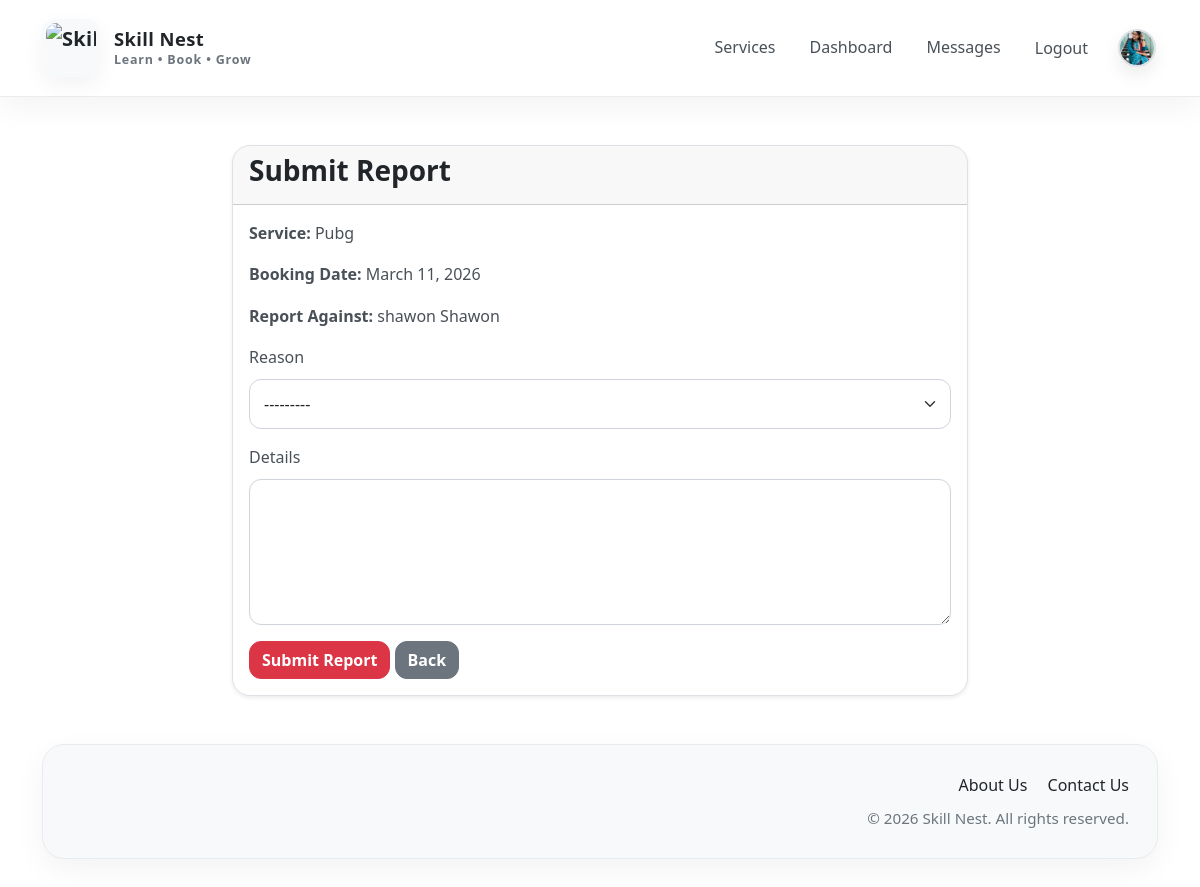
The app's page /reports/submit/1/ (signed in) with its own data.
### accounts/models.py (models this page shows, shortened)
class User(AbstractUser):
    ROLE_CHOICES = (
        ('learner', 'Learner'),
        ('provider', 'Provider'),
        ('admin_user', 'Admin User'),
    )
    role = models.CharField(max_length=20, choices=ROLE_CHOICES, default='learner')
    email = models.EmailField(unique=True)
    division = models.CharField(max_length=100, blank=True)
    city = models.CharField(max_length=100, blank=True)
    area = models.CharField(max_length=100, blank=True)
    address = models.TextField(blank=True)
    phone = models.CharField(max_length=20, blank=True)
    profile_picture = models.ImageField(upload_to='profiles/', blank=True, null=True)
    is_provider_verified = models.BooleanField(default=False)
    is_suspended = models.BooleanField(default=False)
    temporary_password_sent = models.BooleanField(default=False)
    USERNAME_FIELD = 'email'
    REQUIRED_FIELDS = ['username']

### bookings/models.py (models this page shows, shortened)
class Booking(models.Model):
    STATUS_CHOICES = (
        ('pending', 'Pending'),
        ('confirmed', 'Confirmed'),
        ('completed', 'Completed'),
        ('cancelled', 'Cancelled'),
        ('rejected', 'Rejected'),
    )
    learner = models.ForeignKey(
        settings.AUTH_USER_MODEL,
        on_delete=models.CASCADE,
        related_name='learner_bookings'
    )
    provider = models.ForeignKey(
        settings.AUTH_USER_MODEL,
        on_delete=models.CASCADE,
        related_name='provider_bookings'
    )
    service = models.ForeignKey(
        Service,
        on_delete=models.CASCADE,
        related_name='bookings'
    )
    booking_date = models.DateField()
    booking_time = models.TimeField()
    status = models.CharField(max_length=20, choices=STATUS_CHOICES, default='pending')
    notes = models.TextField(blank=True)
    created_at = models.DateTimeField(auto_now_add=True)

### services/models.py (models this page shows, shortened)
class Service(models.Model):
    provider = models.ForeignKey(settings.AUTH_USER_MODEL, on_delete=models.CASCADE, related_name='services')
    category = models.ForeignKey(ServiceCategory, on_delete=models.SET_NULL, null=True, related_name='services')
    title = models.CharField(max_length=200)
    description = models.TextField()
    price = models.DecimalField(max_digits=10, decimal_places=2)
    duration_minutes = models.PositiveIntegerField()
    division = models.CharField(max_length=100)
    city = models.CharField(max_length=100)
    area = models.CharField(max_length=100)
    address = models.TextField()
    image = models.ImageField(upload_to='services/', blank=True, null=True)
    is_active = models.BooleanField(default=True)
    created_at = models.DateTimeField(auto_now_add=True)
    updated_at = models.DateTimeField(auto_now=True)
    class Meta:
        ordering = ['-created_at']

### reports/views.py (the view, shortened to what this page needs)
# urls.py: path('submit/<int:booking_id>/', submit_report, name='submit_report'),
@login_required
def submit_report(request, booking_id):
    if request.user.role == 'learner':
        booking = get_object_or_404(
            Booking,
            id=booking_id,
            learner=request.user,
            status='completed'
        )
        reported_user = booking.provider
    elif request.user.role == 'provider':
        booking = get_object_or_404(
            Booking,
            id=booking_id,
            provider=request.user,
            status='completed'
        )
        reported_user = booking.learner
    else:
        messages.error(request, 'Only learners and providers can submit reports.')
        return redirect('dashboard_redirect')
    form = ReportForm(request.POST or None)
    return render(request, 'reports/submit_report.html', {
        'form': form,
        'booking': booking,
        'reported_user': reported_user,
    })

### reports/forms.py
class ReportForm(forms.ModelForm):
    class Meta:
        model = Report
        fields = ['reason', 'details']
        widgets = {
            'reason': forms.Select(attrs={'class': 'form-select'}),
            'details': forms.Textarea(attrs={'class': 'form-control', 'rows': 5}),
        }

### templates/reports/submit_report.html (shortened to what this page needs)
{% extends 'base.html' %}
{% block content %}
<div class="row justify-content-center">
    <div class="col-md-8">
        <div class="card shadow-sm">
            <div class="card-header">
                <h3>Submit Report</h3>
            </div>
            <div class="card-body">
                <p><strong>Service:</strong> {{ booking.service.title }}</p>
                <p><strong>Booking Date:</strong> {{ booking.booking_date }}</p>
                <p><strong>Report Against:</strong> {{ reported_user.get_full_name|default:reported_user.username }}</p>
                <form method="post">
                    <div class="mb-3">
                        <label class="form-label">Reason</label>
                        {{ form.reason }}
                    </div>
                    <div class="mb-3">
                        <label class="form-label">Details</label>
                        {{ form.details }}
                    </div>
                    <button class="btn btn-danger" type="submit">Submit Report</button>
                    <a href="{% url 'dashboard_redirect' %}" class="btn btn-secondary">Back</a>
                </form>
            </div>
        </div>
    </div>
</div>
{% endblock %}

### templates/base.html (shortened to what this page needs)
{% load static %}
<!DOCTYPE html>
<html lang="en">
<head>
    <link href="https://cdn.jsdelivr.net/npm/bootstrap@5.3.3/dist/css/bootstrap.min.css" rel="stylesheet">
    <link rel="stylesheet" href="{% static 'css/style.css' %}">
</head>
<body class="skillnest-body d-flex flex-column min-vh-100">
<nav class="navbar navbar-expand-lg skillnest-navbar sticky-top">
    <div class="container">
        <a class="navbar-brand skillnest-brand" href="{% url 'home' %}">
            <img src="{% static 'img/logo.png' %}" alt="Skill Nest Logo" class="skillnest-logo">
            <div class="brand-text-wrap">
                <span class="brand-title">Skill Nest</span>
                <span class="brand-subtitle">Learn • Book • Grow</span>
            </div>
        </a>
        <div class="collapse navbar-collapse" id="navbarNav">
            {% if user.is_authenticated %}
                <ul class="navbar-nav ms-auto align-items-lg-center nav-gap">
                    <li class="nav-item">
                        <a class="nav-link skillnest-nav-link {% if request.resolver_match.url_name == 'service_list' %}active{% endif %}"
                           href="{% url 'service_list' %}">Services</a>
                    </li>
                    <li class="nav-item">
                        <a class="nav-link skillnest-nav-link {% if request.resolver_match.url_name == 'dashboard_redirect' %}active{% endif %}"
                           href="{% url 'dashboard_redirect' %}">Dashboard</a>
                    </li>
                    <li class="nav-item">
                        <a class="nav-link skillnest-nav-link {% if request.resolver_match.url_name == 'inbox' %}active{% endif %}"
                           href="{% url 'inbox' %}">Messages</a>
                    </li>
                    <li class="nav-item">
                        <form method="post" action="{% url 'logout' %}" class="d-inline">
                            <button type="submit" class="nav-link btn btn-link text-decoration-none skillnest-nav-link navbar-logout-btn">
                                Logout
                            </button>
                        </form>
                    </li>
                    <li class="nav-item ms-lg-2">
                        <a class="navbar-profile-link" href="{% url 'profile_manage' %}" title="Profile">
                            {% if user.profile_picture %}
                                <img src="{{ user.profile_picture.url }}"
                                     alt="Profile"
                                     class="navbar-profile-img">
                            {% else %}
                                <div class="navbar-profile-placeholder">
                                    {{ user.username|first|upper }}
                                </div>
                            {% endif %}
                        </a>
                    </li>
                </ul>
            {% endif %}
        </div>
    </div>
</nav>
<main class="container mt-4 mt-lg-5 flex-grow-1">
    {% block content %}{% endblock %}
</main>
<footer class="skillnest-footer mt-5">
    <div class="container">
        <div class="footer-shell">
            <div class="row g-4 align-items-center">
                <div class="col-lg-6">
                </div>
                <div class="col-lg-6 text-lg-end">
                    <div class="footer-links mb-2">
                        <a href="{% url 'about_us' %}" class="footer-link me-3">About Us</a>
                        <a href="{% url 'contact_us' %}" class="footer-link">Contact Us</a>
                    </div>
                    <p class="footer-copy mb-0">© 2026 Skill Nest. All rights reserved.</p>
                </div>
            </div>
        </div>
    </div>
</footer>
</body>
</html>

### static/css/style.css (style rules this page uses)
:root { --bg-primary: #ffffff; --bg-secondary: #f8f9fa; --bg-elevated: #ffffff; --bg-soft: #f1f3f5; --border-color: #dee2e6; --text-primary: #212529; --text-secondary: #495057; --text-muted: #6c757d; --accent-blue: #FFF5E1; --accent-teal: #FFEED9; --accent-gold: #FFE4C4; --accent-highlight: #FFF8EC; --success-dark: #d4edda; --danger-dark: #f8d7da; --warning-dark: #fff3cd; --info-dark: #d1ecf1; --shadow-soft: 0 10px 30px rgba(0, 0, 0, 0.05); --shadow-card: 0 12px 35px rgba(0, 0, 0, 0.08); --radius-lg: 18px; --radius-md: 14px; --radius-sm: 10px; --transition: all 0.28s ease; }
html { scroll-behavior: smooth; }
body.skillnest-body { background: #ffffff; color: var(--text-primary); font-family: "Segoe UI", Tahoma, Geneva, Verdana, sans-serif; line-height: 1.6; }
h1, h2, h3, h4, h5, h6 { color: var(--text-primary); font-weight: 700; }
p, li, span, label, small { color: var(--text-secondary); }
a { color: #856404; transition: var(--transition); }
.section-card, .card { background: var(--bg-primary); border: 1px solid var(--border-color); border-radius: var(--radius-lg); box-shadow: var(--shadow-card); color: var(--text-primary); }
.card { overflow: hidden; }
.form-control, .form-select, textarea { background-color: #ffffff; border: 1px solid #ced4da; color: var(--text-primary); border-radius: 12px; padding: 12px 14px; }
.form-control::placeholder, textarea::placeholder { color: var(--text-muted); }
.btn { border-radius: 12px; font-weight: 600; transition: var(--transition); }
.skillnest-navbar { background: rgba(255, 255, 255, 0.96); backdrop-filter: blur(14px); border-bottom: 1px solid #e9ecef; box-shadow: 0 10px 30px rgba(0, 0, 0, 0.05); padding-top: 14px; padding-bottom: 14px; }
.skillnest-brand { display: inline-flex; align-items: center; gap: 12px; text-decoration: none; font-weight: 700; color: var(--text-primary) !important; letter-spacing: 0.3px; }
.skillnest-nav-link { color: var(--text-secondary) !important; font-weight: 500; position: relative; padding: 10px 14px !important; border-radius: 10px; transition: var(--transition); }
.nav-gap { gap: 6px; }
.navbar-profile-link { display: flex; align-items: center; justify-content: center; text-decoration: none; padding: 2px; border-radius: 50%; transition: var(--transition); }
.navbar-profile-img { width: 38px; height: 38px; min-width: 38px; min-height: 38px; max-width: 38px; max-height: 38px; object-fit: cover; border-radius: 50%; border: 2px solid #dee2e6; display: block; box-shadow: 0 8px 18px rgba(0, 0, 0, 0.08); }
.navbar-logout-btn { border: none; background: none; padding: 10px 14px !important; }
.skillnest-footer { padding: 0 0 30px; }
.footer-shell { background: #f8f9fa; border: 1px solid #e9ecef; border-radius: 22px; padding: 28px; box-shadow: var(--shadow-soft); }
.footer-link { color: var(--text-primary); text-decoration: none; font-weight: 500; }
.footer-copy { color: var(--text-muted); font-size: 0.95rem; }
.skillnest-brand { display: inline-flex; align-items: center; gap: 14px; text-decoration: none; color: var(--text-primary) !important; }
.skillnest-logo { width: 58px; height: 58px; object-fit: contain; border-radius: 14px; padding: 4px; background: #f8f9fa; box-shadow: 0 8px 22px rgba(0, 0, 0, 0.05); }
.brand-text-wrap { display: flex; flex-direction: column; line-height: 1.1; }
.brand-title { font-size: 1.15rem; font-weight: 700; color: var(--text-primary); letter-spacing: 0.4px; }
.brand-subtitle { font-size: 0.78rem; color: var(--text-muted); letter-spacing: 0.8px; margin-top: 4px; }

### records on screen
User: profile_picture (picture)
Booking: service "Pubg", booking_date "March 11, 2026"
User: get_full_name "shawon Shawon"
